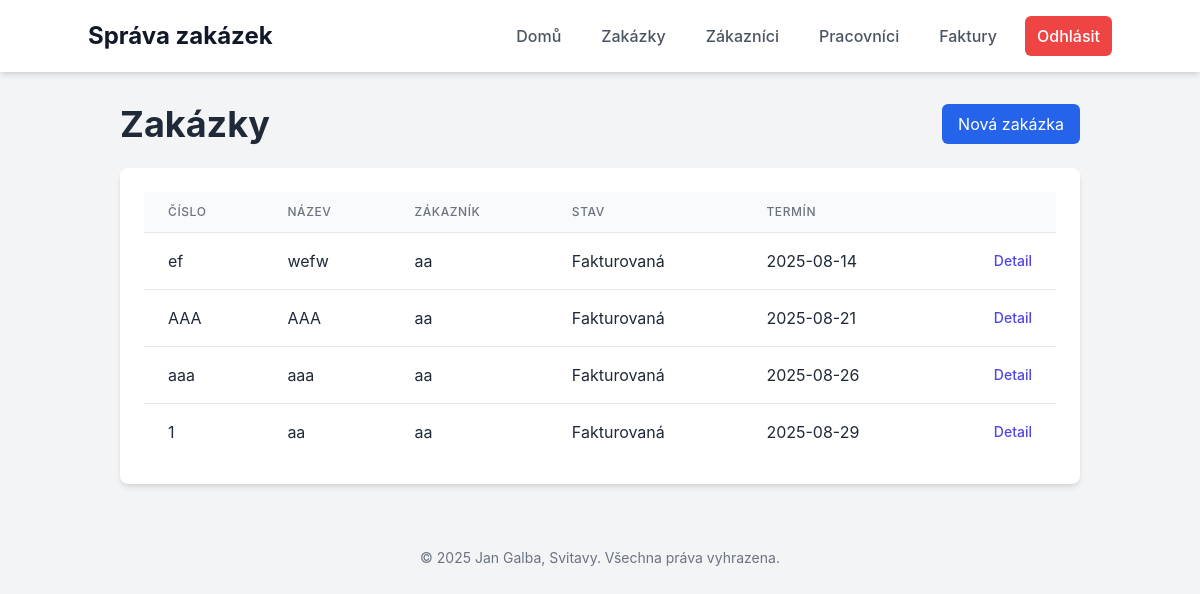
The page /jobs (signed in) on the database its author committed.
### tables this page shows
CREATE TABLE jobs (
            id INTEGER PRIMARY KEY AUTOINCREMENT,
            job_number TEXT UNIQUE NOT NULL,
            job_name TEXT NOT NULL,
            description TEXT,
            customer_id INTEGER,
            status TEXT NOT NULL,
            due_date TEXT,
            price REAL,
            hourly_rate REAL,
            deposit REAL,
            total_paid REAL,
            is_invoiced INTEGER DEFAULT 0,
            invoice_date TEXT,
            payment_status TEXT DEFAULT 'Nezaplaceno',
            FOREIGN KEY (customer_id) REFERENCES customers (id)
        );

CREATE TABLE customers (
            id INTEGER PRIMARY KEY AUTOINCREMENT,
            name TEXT NOT NULL,
            company TEXT,
            address TEXT,
            phone TEXT,
            email TEXT
        );

### app.py (the view)
@app.route("/jobs")
@login_required
def job_list():
    conn = get_db_connection()
    jobs = conn.execute("""
        SELECT jobs.*, customers.name AS customer_name
        FROM jobs
        LEFT JOIN customers ON jobs.customer_id = customers.id
        ORDER BY due_date ASC
    """).fetchall()
    conn.close()
    return render_template("job_list.html", jobs=jobs)

### app.py (called while the page is built)
def get_db_connection():
    conn = sqlite3.connect(os.path.join(app.root_path, "zakazky.db"))
    conn.row_factory = sqlite3.Row
    return conn

def login_required(f):
    @wraps(f)
    def decorated_function(*args, **kwargs):
        if 'logged_in' not in session:
            return redirect(url_for('login'))
        return f(*args, **kwargs)
    return decorated_function

@app.before_request
def before_request():
    g.user = None
    if 'logged_in' in session:
        g.user = "admin"

### templates/job_list.html (shortened to what this page needs)
{% extends "layout.html" %}
{% block content %}
<div class="flex justify-between items-center mb-6">
    <h1 class="text-4xl font-bold">Zakázky</h1>
    <a href="{{ url_for('add_job') }}" class="bg-blue-600 text-white py-2 px-4 rounded-md hover:bg-blue-700">Nová zakázka</a>
</div>
<div class="bg-white p-6 rounded-lg shadow-md">
    <table class="min-w-full divide-y divide-gray-200">
        <thead class="bg-gray-50">
            <tr>
                <th class="px-6 py-3 text-left text-xs font-medium text-gray-500 uppercase tracking-wider">Číslo</th>
                <th class="px-6 py-3 text-left text-xs font-medium text-gray-500 uppercase tracking-wider">Název</th>
                <th class="px-6 py-3 text-left text-xs font-medium text-gray-500 uppercase tracking-wider">Zákazník</th>
                <th class="px-6 py-3 text-left text-xs font-medium text-gray-500 uppercase tracking-wider">Stav</th>
                <th class="px-6 py-3 text-left text-xs font-medium text-gray-500 uppercase tracking-wider">Termín</th>
                <th class="px-6 py-3"></th>
            </tr>
        </thead>
        <tbody class="bg-white divide-y divide-gray-200">
            {% for job in jobs %}
            <tr>
                <td class="px-6 py-4 whitespace-nowrap">{{ job.job_number }}</td>
                <td class="px-6 py-4 whitespace-nowrap">{{ job.job_name }}</td>
                <td class="px-6 py-4 whitespace-nowrap">{{ job.customer_name }}</td>
                <td class="px-6 py-4 whitespace-nowrap">{{ job.status }}</td>
                <td class="px-6 py-4 whitespace-nowrap">{{ job.due_date }}</td>
                <td class="px-6 py-4 whitespace-nowrap text-right text-sm font-medium space-x-2">
                    <a href="{{ url_for('job_detail', job_id=job.id) }}" class="text-indigo-600 hover:text-indigo-900">Detail</a>
                </td>
            </tr>
            {% else %}
            <tr>
                <td colspan="6" class="px-6 py-4 text-center text-gray-500">Zatím nejsou žádné zakázky.</td>
            </tr>
            {% endfor %}
        </tbody>
    </table>
</div>
{% endblock %}

### templates/layout.html (style rules this page uses)
body { font-family: 'Inter', sans-serif; }

### rows shown on the page
jobs: job_number "ef", job_name "wefw", customer_name "aa", status "Fakturovaná", due_date "2025-08-14"
jobs: job_number "AAA", job_name "AAA", customer_name "aa", status "Fakturovaná", due_date "2025-08-21"
jobs: job_number "aaa", job_name "aaa", customer_name "aa", status "Fakturovaná", due_date "2025-08-26"
jobs: job_number "1", job_name "aa", customer_name "aa", status "Fakturovaná", due_date "2025-08-29"
